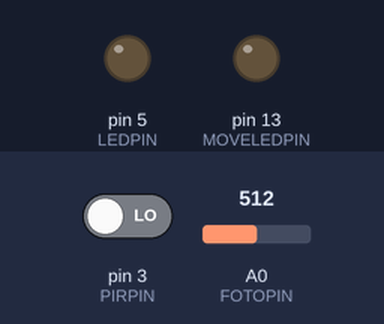
A sketch run on a simulated Arduino Uno, built with avr-gcc and run on an emulated ATmega328P. Parts: output pins drawn as LEDs (lit = HIGH). Inputs (shaded band) come from the test bench; at power-on: pin 3 (PIRPIN) LOW, A0 (FOTOPIN) = 512.

Above: at 1.2 s.
1.3 s: pin 3 (PIRPIN) driven HIGH
At 2.2 s:
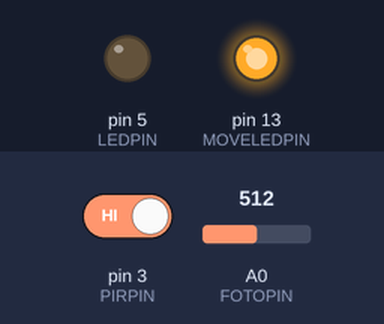
2.8 s: A0 (FOTOPIN) set to 104
4.3 s: A0 (FOTOPIN) set to 95
At 6.2 s:
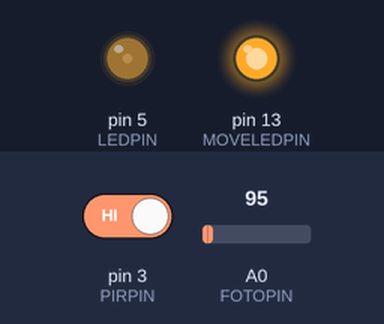
7.3 s: pin 3 (PIRPIN) driven LOW
At 7.48 s:
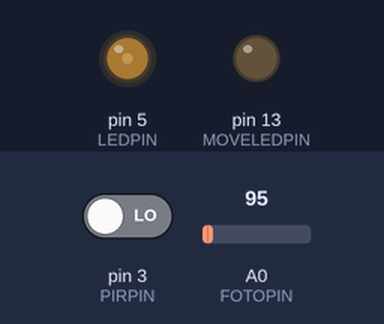
Timing chart, 0 to 11.3 s (numbered marks = the images above; inputs shaded):
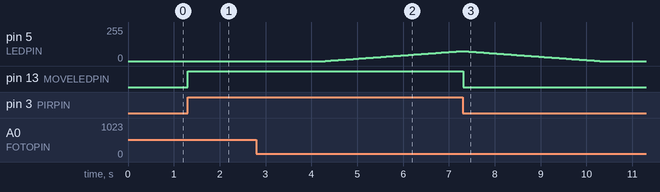

The sketch:

nightLight.ino
```cpp
/**
Ночник

Счетч для ардуино, ночное освещение.
Принцип действие:
Освещение включается только когда освещённость ниже порогового и датчик движение говорит о наличии движения.

Схема подключения:

Фоторезистор: A0
Датчик движение D3
ШИМ светодиода: D2

Кузин Сергей <sergey@kuzin.name>
*/

#define LEDPIN 5
#define MOVELEDPIN 13
#define PIRPIN 3
#define FOTOPIN 0

#define ON true
#define OFF false

#define FASTSPEED 20
#define MINLEDLEVEL 0
#define MAXLEDLEVEL 255

bool isDark = false;
bool isLed = OFF;
bool isMotion = false;
int  currentLevel = MINLEDLEVEL;

void setup()
{
  pinMode(LEDPIN, OUTPUT);
  pinMode(PIRPIN, INPUT);
  pinMode(MOVELEDPIN, OUTPUT);
}

void loop()
{

  if (analogRead(FOTOPIN) < 100) {
    isDark = true;
  } else {
    isDark = false;
  }

  if (digitalRead(PIRPIN) == HIGH) {
    digitalWrite(13, HIGH);
    if (isDark) {
      isLed = ON;
    }
  }
  else {
    isLed = OFF;
    digitalWrite(13, LOW);
  }

  if (isLed) {
    if (currentLevel < MAXLEDLEVEL) {
      currentLevel++;
      analogWrite(LEDPIN, currentLevel);
      delay(FASTSPEED);
    }
  } else {
    if (currentLevel > MINLEDLEVEL) {
      currentLevel--;
      analogWrite(LEDPIN, currentLevel);
      delay(FASTSPEED);
    }
  }

  delay(FASTSPEED);

}
```

Measured:
- the behaviour switches between 100 and 99 on A0 (FOTOPIN) (found by bisection; images 1 and 2)
- after the input at 1.3 s, pin 13 (MOVELEDPIN): LOW → HIGH at once
- after the input at 2.8 s, every drawn part: stays the same
- after the input at 4.3 s, pin 5 (LEDPIN): moves from 0/255 to 75/255 over 3.0 s, starting at once
- after the input at 7.3 s, pin 13 (MOVELEDPIN): HIGH → LOW at once
